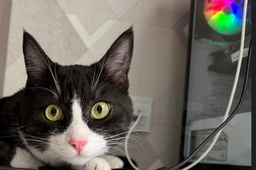
#> input picture IV course/Computer Vision/I labwork/images/my_images/temp.jpg, 256 x 170 px, shrunk from 660 x 437 before the run
$ python lab1.py
#> lines starting #> are read from the running program, lines starting #| are printed output that depends on the picture
### IV course/Computer Vision/I labwork/computer_vision_class.py
import matplotlib.pyplot as plt
from PIL import Image
import numpy as np

class Computer_Vision:
    def __init__(self):
        self.image = None
        self.image_array = None
        self.inverted_image = None
        self.inverted_image_array = None
        self.gray_image = None
        self.gray_image_array = None
        self.noisy_gray_image = None
        self.noisy_gray_image_array = None
        self.blurred_image = None
        self.blurred_image_array = None
        self.equalized_image = None
        self.equalized_image_picture = None

    def set_image(self, image_path):
        '''
        Считываю цветное изображение в numpy-массив.

        :param image_path:
        :return:
        '''
#> called with image_path = 'images/my_images/temp.jpg'
        image = Image.open(image_path)
#> image is the input picture: PIL image 256x170 RGB; mean R, G, B 107, 101.7, 94.8
        self.image = image
        self.image_array = np.array(image)
        plt.figure(figsize=(10, 5))
        plt.subplot(1, 1, 1)
        plt.title("Оригинальное изображение")

        print(f"Размер изображения: {image.size}\n"
              f"Форма numpy-массива: {self.image_array.shape}\n")
#| Размер изображения: (256, 170)
#| Форма numpy-массива: (170, 256, 3)

    def get_image(self, file_path):
        '''
        Показываю оригинальную картинку
        :return:
        '''
        plt.imshow(self.image)  # Отображение изображения
        plt.savefig(f'{file_path}', bbox_inches='tight')
        plt.show()  # Показываем графики

    def set_inverted_image(self):
        '''
        Провожу инвертирование изображения.
        :return:
        '''
        self.inverted_image_array = 255 - self.image_array
        self.inverted_image = Image.fromarray(self.inverted_image_array)

    def get_inverted_image(self, file_path):
        '''
        Показываю инвертированное изображение.
        :return:
        '''
        self.set_inverted_image()
        plt.figure(figsize=(10, 5))
        plt.subplot(1, 2, 1)
        plt.title("Оригинал")
        plt.imshow(self.image)

        plt.subplot(1, 2, 2)
        plt.title("Инвертированный оригинал")
        plt.imshow(self.inverted_image)
        plt.savefig(f'{file_path}', bbox_inches='tight')
        plt.show()

    def set_gray_image(self):
        '''
        Перевожу изображение в полутоновое, используя усреднение по каналам.
        :return:
        '''
        image_to_work = self.inverted_image_array if self.inverted_image_array is not None else self.image_array
        height, width, _ = image_to_work.shape
#> height = 170; width = 256
        gray_image_array = np.zeros((height, width), dtype=np.uint8)

        for i in range(height):
            for j in range(width):
                r, g, b = image_to_work[i, j].astype(np.int16)
                gray_image_array[i, j] = (r + g + b) // 3
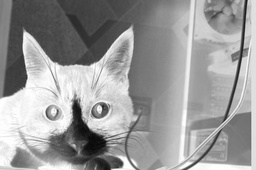
#> gray_image_array: shape (170, 256); min 9, max 255, mean 153.5

        self.gray_image_array = np.clip(gray_image_array, 0, 255).astype(np.uint8)
        self.gray_image = Image.fromarray(self.gray_image_array, mode='L')

    def get_gray_image(self, file_path):
        '''
        Показываю полутоновое изображение.
        :return:
        '''
        self.set_gray_image()
        plt.figure(figsize=(10, 5))
        plt.subplot(1, 2, 1)
        plt.title("Оригинал")
        plt.imshow(self.image)

        plt.subplot(1, 2, 2)
        plt.title("Полутоновый оригинал")
        plt.imshow(self.gray_image, cmap='gray')
        plt.savefig(f'{file_path}', bbox_inches='tight')
        plt.show()

    def set_noisy_image(self):
        '''
        Добавляю случайный шум (нормальное распределение).
        :return:
        '''
        mean = 0
        std_dev = 25
        noise = np.random.normal(mean, std_dev, self.gray_image_array.shape).astype(np.int16)
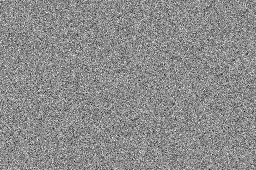
#> noise: shape (170, 256) int16; min -116, max 95, mean -0.1; drawn with min black and max white
        mask = np.random.choice([0, 1], size=self.gray_image_array.shape, p=[0.5, 0.5])
        noisy_gray_image_array = self.gray_image_array.astype(np.int16) + noise * mask
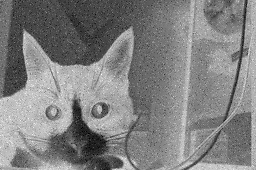
#> noisy_gray_image_array: shape (170, 256) int64; min -32, max 334, mean 153.3; drawn with min black and max white
        noisy_gray_image_array = np.clip(noisy_gray_image_array, 0, 255).astype(np.uint8)
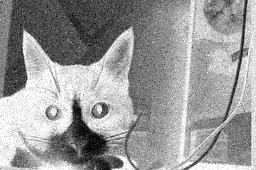
#> noisy_gray_image_array: shape (170, 256); min 0, max 255, mean 152.9
        noisy_gray_image = Image.fromarray(noisy_gray_image_array, mode='L')
        self.noisy_gray_image_array = noisy_gray_image_array
        self.noisy_gray_image = noisy_gray_image

    def get_noisy_image(self, file_path):
        '''
        Показываю шумное изображение.
        :return:
        '''
        self.set_noisy_image()
        plt.figure(figsize=(10, 5))
        plt.subplot(1, 2, 1)
        plt.title("Полутоновый оригинал")
        plt.imshow(self.gray_image, cmap='gray')

        plt.subplot(1, 2, 2)
        plt.title("Зашумленный полутоновый оригинал")
        plt.imshow(self.noisy_gray_image, cmap='gray')
        plt.savefig(f'{file_path}', bbox_inches='tight')
        plt.show()

    def set_histogram(self, array=None):
        '''
        Строю гистограмму полученного изображения.
        :return:
        '''
        return np.histogram(
            self.noisy_gray_image_array if array is None else array, bins=256, range=(0, 255))

    def get_histogram(self, file_path, array=None):
        '''
        Показываю гистограмму.
        :return:
        '''
#> called with file_path = 'images/histogram'
        histogram, bins = self.set_histogram(array)
#> histogram = 256 values, max 1108 at index 255, min 3 at index 2, mean 170; bins = 257 values from 0 to 255

        plt.figure(figsize=(10, 5))
        plt.bar(bins[:-1], histogram, width=1, color='pink')
        plt.title("Гистограмма полутонового зашумленного оригинала")
        plt.xlabel("Яркость")
        plt.ylabel("Частота")
        plt.savefig(f'{file_path}', bbox_inches='tight')
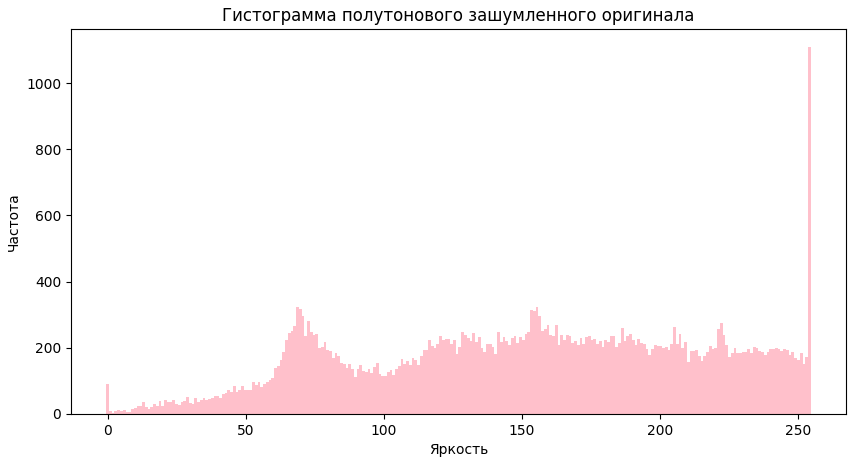
#> figure drawn by matplotlib, 1 panel; tallest bar 1108 high, from x = 253.5 to 254.5
        plt.show()

    def gaussian_kernel(self, sigma, size):
        '''
        Считаю значение по формуле функции Гаусса в двух измерениях.
        :param sigma:
        :param size:
        :return:
        '''
        ax = np.arange(-size // 2 + 1., size // 2 + 1.)
        xx, yy = np.meshgrid(ax, ax)
        kernel = np.exp(-(xx ** 2 + yy ** 2) / (2. * sigma ** 2))
        kernel = kernel / (2 * np.pi * sigma ** 2)
        kernel = kernel / np.sum(kernel)
        return kernel

    def apply_gaussian_blur(self, image, kernel):
        '''
        Считаю значение функции Гаусса для матрицы
        :param image:
        :param kernel:
        :return:
        '''
        image_height, image_width = image.shape
        kernel_height, kernel_width = kernel.shape
        padding_y, padding_x = kernel_height // 2, kernel_width // 2

        # Создаем пустой массив для результата
        blurred_image = np.zeros_like(image, dtype=np.float32)

        for i in range(image_height):
            for j in range(image_width):
                sum_value = 0.0

                for m in range(kernel_height):
                    for n in range(kernel_width):
                        # Индексы для области среза
                        x = i + m - padding_y
                        y = j + n - padding_x

                        if 0 <= x < image_height and 0 <= y < image_width:
                            sum_value += image[x, y] * kernel[m, n]

                blurred_image[i, j] = sum_value

        return np.clip(blurred_image, 0, 255).astype(np.uint8)

    def set_blured_image(self):
        '''
        Произвожу размытие изображения с помощью ядра Гаусса с разными значениями дисперсии и размера фильтра.
        :return:
        '''
        cores = [
            (1, 3),
            (2, 5),
            (5, 9),
        ]

        results = {}

        for sigma, size in cores:
            kernel = self.gaussian_kernel(sigma, size)

            blurred_image = self.apply_gaussian_blur(self.noisy_gray_image_array, kernel)

            results[f"σ={sigma}, размер={size}"] = blurred_image
#> after the loop, results = 3 items

        return results

    def get_blured_image(self, file_path):
        '''
        Показываю размытые изображения
        :return:
        '''
        results = self.set_blured_image()
#> results = 3 items
        plt.figure(figsize=(12, 8))

        for idx, (key, blurred_image) in enumerate(results.items()):
            # (строки - для дисперсий, столбцы - для размеров)
            plt.subplot(1, len(results), idx + 1)
            plt.imshow(blurred_image, cmap='grey')
            self.blurred_image = blurred_image
            plt.title(key)
            plt.axis('off')
#> this loop made 3 passes
#> key on passes 1 to 3: 'σ=1, размер=3', 'σ=2, размер=5', 'σ=5, размер=9'

        plt.tight_layout()
        plt.savefig(f'{file_path}', bbox_inches='tight')
        plt.show()

    def manual_histogram_equalization(self, image):
        '''
        Эквализирую гистограммы изображения по яркости.
        :param image:
        :return:
        '''
        # Кол-во пикселей в конкретном интервале яркости
        histogram, _ = np.histogram(image.flatten(), bins=256, range=(0, 255))
#> histogram = 256 values, max 415 at index 74, min 0 at index 0, mean 170

        pixels = image.size
#> pixels = 43520

        cdf = histogram.cumsum()
#> cdf = 256 values from 0 to 43520

        cdf_min = cdf[cdf > 0].min()
#> cdf_min = 6

        equalized_image = np.zeros_like(image, dtype=np.uint8)

        for x in range(256):
            equalized_image[image == x] = round((cdf[x] - cdf_min) / (pixels - 1) * 255)
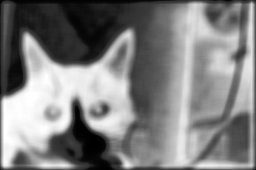
#> equalized_image: shape (170, 256); min 0, max 255, mean 128.2

        return equalized_image

    def set_equalized_image(self):
        '''
        Провожу эквализацию гистограммы изображения.
        :return:
        '''
        equalized_image = self.manual_histogram_equalization(self.blurred_image)
        # тут надо перевести в L канал, чтобы было чб, а у меня сине-желтое (причем equalized_image - уже image)
        self.equalized_image_array = equalized_image
        self.equalized_image = Image.fromarray(equalized_image, mode='L')


        histogram, bins = np.histogram(self.blurred_image.flatten(), bins=256, range=(0, 255))
#> bins = 257 values from 0 to 255
        return equalized_image, histogram, bins

    def get_equalized_histogram(self, file_path):
        '''
        Показываю гистограммы.
        :return:
        '''
        equalized_image, histogram, bins = self.set_equalized_image()
#> bins = 257 values from 0 to 255
        plt.figure(figsize=(12, 6))

        plt.subplot(1, 2, 1)
        plt.bar(bins[:-1], histogram, width=1, color='cyan')
        plt.title("Гистограмма размытого оригинала")
        plt.xlabel("Яркость")
        plt.ylabel("Частота")

        hist_equalized, bins_equalized = np.histogram(equalized_image.flatten(), bins=256, range=(0, 255))
#> hist_equalized = 256 values, max 415 at index 33, min 0 at index 14, mean 170; bins_equalized = 257 values from 0 to 255
        plt.subplot(1, 2, 2)
        plt.bar(bins_equalized[:-1], hist_equalized, width=1, color='pink')
        plt.title("Гистограмма эквализованного изображения")
        plt.xlabel("Яркость")
        plt.ylabel("Частота")

        plt.tight_layout()
        plt.savefig(f'{file_path}', bbox_inches='tight')
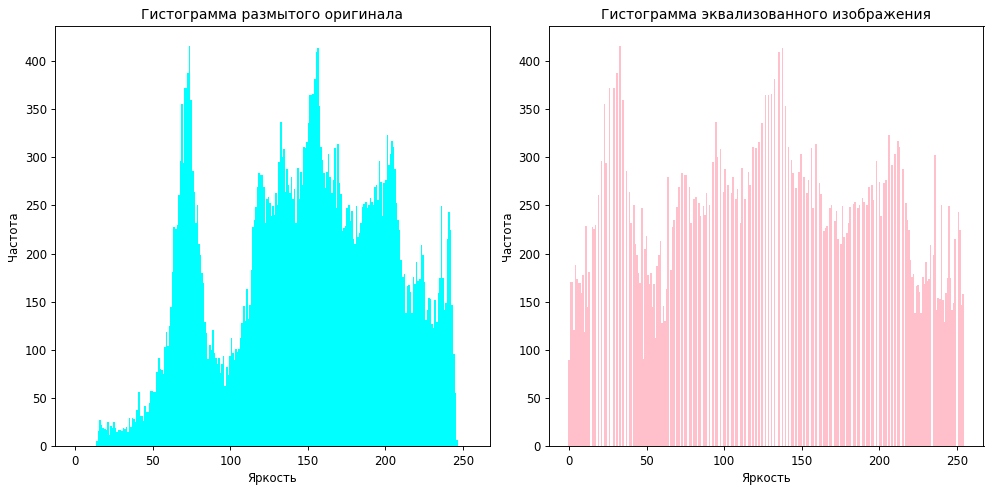
#> figure drawn by matplotlib, 2 panels; panel 1: tallest bar 415 high, from x = 73.21 to 74.21; panel 2: tallest bar 415 high, from x = 32.37 to 33.37
        plt.show()


    def get_equalized_image(self, file_path):
        '''
        показываю эквализированное изображение
        :param file_path:
        :return:
        '''
        plt.title("Эквализованное изображение")
        plt.imshow(self.equalized_image, cmap='gray')  # Отображение изображения
        plt.savefig(f'{file_path}', bbox_inches='tight')
        plt.show()

### IV course/Computer Vision/I labwork/lab1.py
from computer_vision_class import Computer_Vision

def actual_work_way(image_path):
    computer_vision_obj = Computer_Vision()
    computer_vision_obj.set_image(f'{image_path}')
    computer_vision_obj.get_image(file_path='images/simple_image')
    computer_vision_obj.get_inverted_image(file_path='images/inverted_image')
    computer_vision_obj.get_gray_image(file_path='images/gray_image')
    computer_vision_obj.get_noisy_image(file_path='images/noisy_image')
    computer_vision_obj.get_histogram(file_path='images/histogram')
    computer_vision_obj.get_blured_image(file_path='images/blurred_image')
    computer_vision_obj.get_equalized_histogram(file_path='images/equalized_histogram')
    computer_vision_obj.get_equalized_image(file_path='images/equalized_image')


if __name__ == '__main__':
    actual_work_way('images/my_images/temp.jpg')

$ run again, with IV course/Computer Vision/I labwork/images/my_images/frog_in_the_pool.jpg copied over IV course/Computer Vision/I labwork/images/my_images/temp.jpg
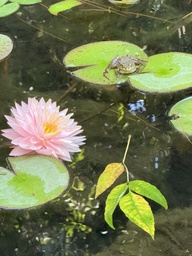
#> input picture IV course/Computer Vision/I labwork/images/my_images/frog_in_the_pool.jpg, 192 x 256 px, shrunk from 960 x 1280 before the run
#> in set_image, image is the input picture: PIL image 192x256 RGB; mean R, G, B 109.7, 116.4, 78.2
#| Размер изображения: (192, 256)
#| Форма numpy-массива: (256, 192, 3)
#> in get_histogram, `histogram, bins = self.set_histogram(array)`: histogram = 256 values, max 660 at index 191, min 10 at index 1, mean 192; bins = 257 values from 0 to 255
#> after the loop in set_blured_image, `for sigma, size in cores:`: results = 3 items
#> the loop in get_blured_image, `for idx, (key, blurred_image) in enumerate(results.items()):` made 3 passes
#> key on passes 1 to 3: 'σ=1, размер=3', 'σ=2, размер=5', 'σ=5, размер=9'
#> in manual_histogram_equalization, `histogram, _ = np.histogram(image.flatten(), bins=256, range=(0, 255))`: histogram = 256 values, max 837 at index 186, min 0 at index 0, mean 192
#> cdf = 256 values from 0 to 49152
#> cdf_min = 1
#> after the loop in manual_histogram_equalization, `for x in range(256):`:
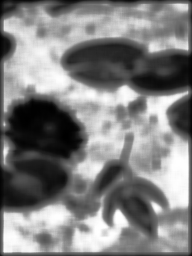
#> equalized_image: shape (256, 192); min 0, max 255, mean 128.5
#> in set_equalized_image, `histogram, bins = np.histogram(self.blurred_image.flatten(), bins=256,..`: bins = 257 values from 0 to 255
#> hist_equalized = 256 values, max 837 at index 174, min 0 at index 35, mean 192; bins_equalized = 257 values from 0 to 255
#> in get_equalized_histogram, `plt.savefig(f'{file_path}', bbox_inches='tight')`:
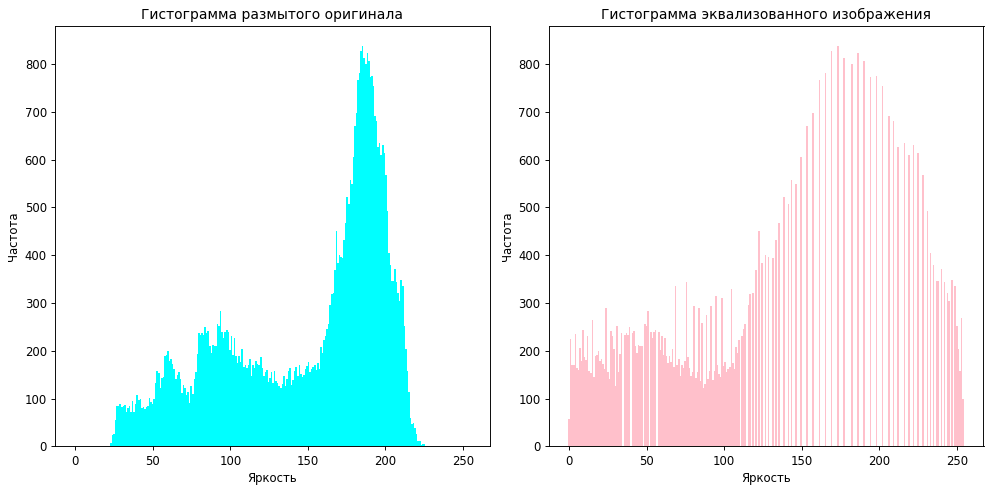
#> figure drawn by matplotlib, 2 panels; panel 1: tallest bar 837 high, from x = 184.8 to 185.8; panel 2: tallest bar 837 high, from x = 172.8 to 173.8
